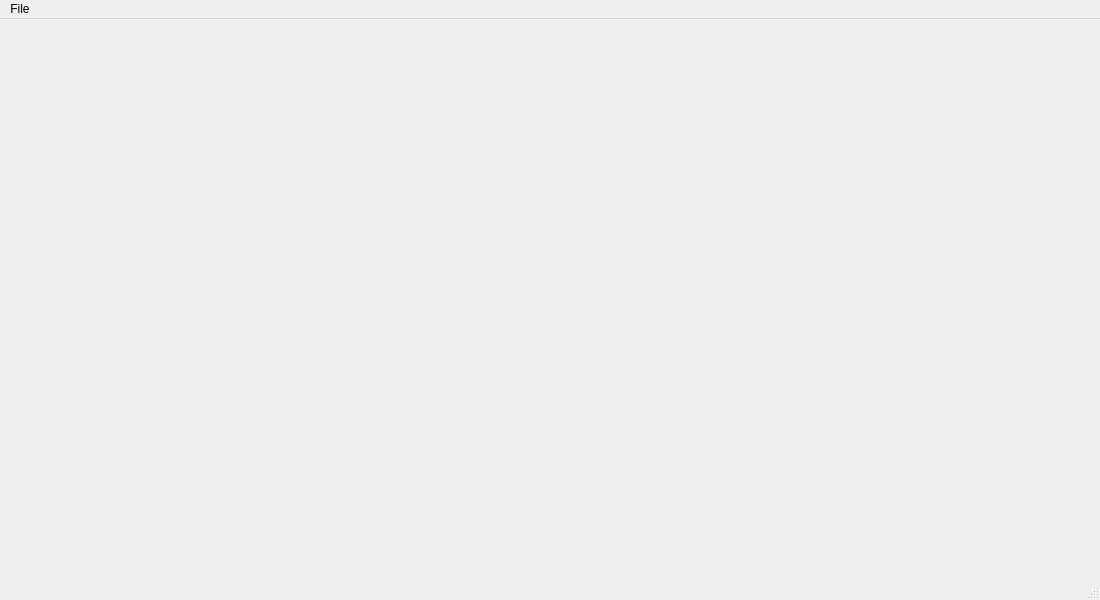
<?xml version="1.0" encoding="UTF-8"?>
<ui version="4.0">
 <class>MainWindow</class>
 <widget class="QMainWindow" name="MainWindow">
  <property name="geometry">
   <rect>
    <x>0</x>
    <y>0</y>
    <width>1100</width>
    <height>600</height>
   </rect>
  </property>
  <property name="windowTitle">
   <string>MainWindow</string>
  </property>
  <widget class="QWidget" name="centralwidget"/>
  <widget class="QMenuBar" name="menubar">
   <property name="geometry">
    <rect>
     <x>0</x>
     <y>0</y>
     <width>1100</width>
     <height>20</height>
    </rect>
   </property>
   <widget class="QMenu" name="menuFile">
    <property name="title">
     <string>File</string>
    </property>
    <addaction name="actionOpen"/>
   </widget>
   <addaction name="menuFile"/>
  </widget>
  <widget class="QStatusBar" name="statusbar"/>
  <action name="actionOpen">
   <property name="text">
    <string>Open</string>
   </property>
  </action>
 </widget>
 <resources/>
 <connections/>
</ui>
